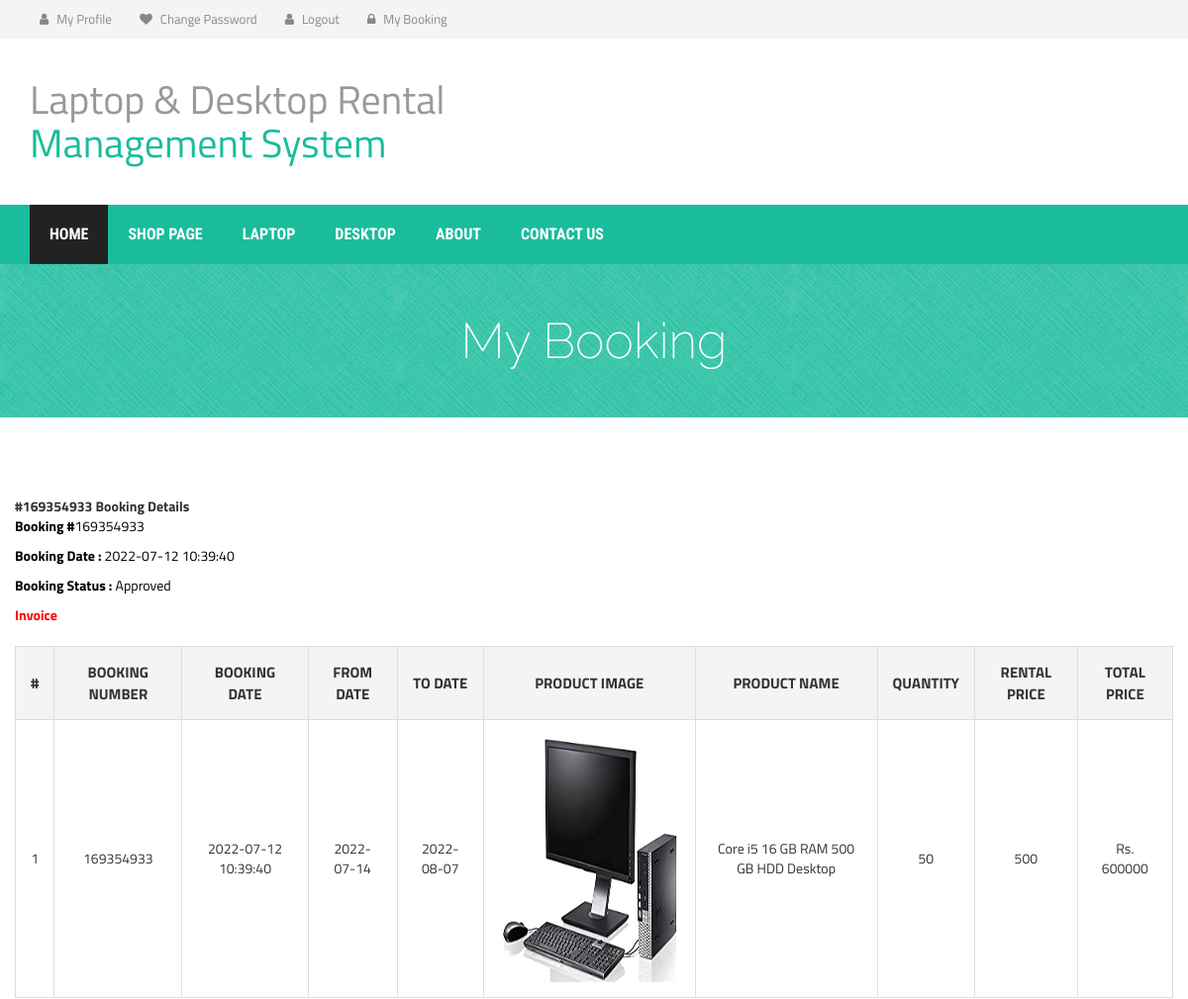
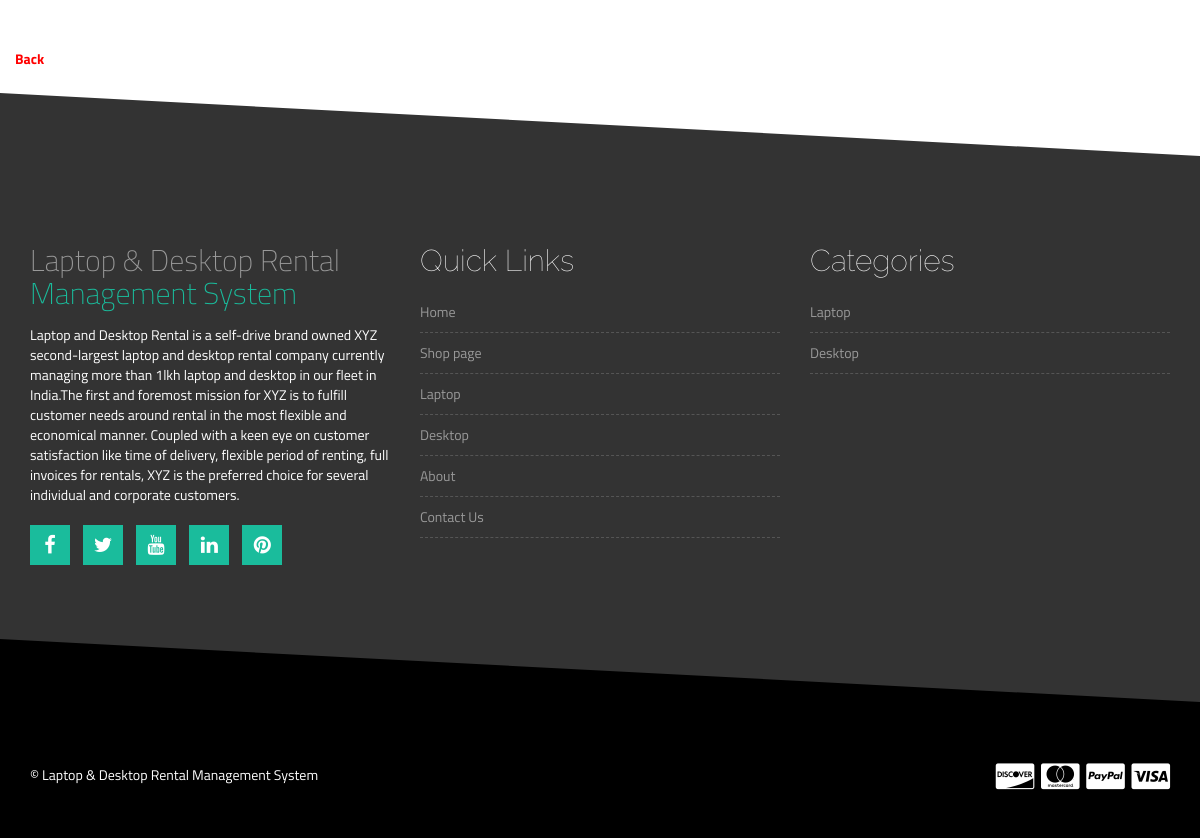
The page /booking-detail.php?bookingid=169354933 (signed in) on the database its author committed (2 pictures, top to bottom).
### tables this page shows
CREATE TABLE `tblbooking` (
  `ID` int(10) NOT NULL,
  `BookingNumber` int(10) DEFAULT NULL,
  `UserID` int(10) DEFAULT NULL,
  `ProductID` int(10) DEFAULT NULL,
  `FromDate` date DEFAULT NULL,
  `ToDate` date DEFAULT NULL,
  `UsedFor` varchar(250) DEFAULT NULL,
  `Quantity` int(10) DEFAULT NULL,
  `DeliveryAddress` mediumtext DEFAULT NULL,
  `AddressProof` varchar(250) DEFAULT NULL,
  `DateofBooking` timestamp NULL DEFAULT current_timestamp(),
  `TotalCost` decimal(10,0) DEFAULT NULL,
  `Remark` varchar(250) DEFAULT NULL,
  `Status` varchar(250) DEFAULT NULL,
  `RemarkDate` timestamp NULL DEFAULT NULL ON UPDATE current_timestamp()
);

CREATE TABLE `tblproduct` (
  `ID` int(5) NOT NULL,
  `Type` varchar(50) DEFAULT NULL,
  `BrandID` int(5) DEFAULT NULL,
  `ProductName` varchar(250) DEFAULT NULL,
  `Processor` varchar(250) DEFAULT NULL,
  `Screen` varchar(200) DEFAULT NULL,
  `RAM` varchar(100) DEFAULT NULL,
  `Storage` varchar(250) DEFAULT NULL,
  `Charges` varchar(250) DEFAULT NULL,
  `RentalPrice` decimal(10,0) DEFAULT NULL,
  `ProductModel` varchar(250) DEFAULT NULL,
  `ProductDescription` mediumtext DEFAULT NULL,
  `Image` varchar(250) DEFAULT NULL,
  `Image1` varchar(250) DEFAULT NULL,
  `Image2` varchar(250) DEFAULT NULL,
  `Image3` varchar(250) DEFAULT NULL,
  `Image4` varchar(250) DEFAULT NULL,
  `Image5` varchar(250) DEFAULT NULL,
  `CreationDate` timestamp NULL DEFAULT current_timestamp()
);

CREATE TABLE `tblpage` (
  `ID` int(10) NOT NULL,
  `PageType` varchar(200) DEFAULT NULL,
  `PageTitle` mediumtext DEFAULT NULL,
  `PageDescription` mediumtext DEFAULT NULL,
  `Email` varchar(200) DEFAULT NULL,
  `MobileNumber` bigint(10) DEFAULT NULL,
  `UpdationDate` timestamp NOT NULL DEFAULT current_timestamp() ON UPDATE current_timestamp()
);

### booking-detail.php (the view, shortened to what this page needs)
<?php
include('includes/dbconnection.php');
if (strlen($_SESSION['ldrmsuid']==0)) {
  header('location:logout.php');
  } else{
 ?>
<!DOCTYPE html>
<html lang="en">
  <head>
    <link rel="stylesheet" href="http://maxcdn.bootstrapcdn.com/bootstrap/3.2.0/css/bootstrap.min.css">
    <link rel="stylesheet" href="http://maxcdn.bootstrapcdn.com/font-awesome/4.3.0/css/font-awesome.min.css">
    <link rel="stylesheet" href="css/owl.carousel.css">
    <link rel="stylesheet" href="style.css">
    <link rel="stylesheet" href="css/responsive.css">
  </head>
  <body>
    <?php include_once('includes/header.php');?>
    <div class="product-big-title-area">
        <div class="container">
            <div class="row">
                <div class="col-md-12">
                    <div class="product-bit-title text-center">
                        <h2>My Booking</h2>
                    </div>
                </div>
            </div>
        </div>
    </div>
    <div class="single-product-area">
        <div class="zigzag-bottom"></div>
        <div class="container">
            <div class="row">
                <b>#<?php echo $bid=$_GET['bookingid'];?> Booking Details</b>
                             <div class="row">
 <div class="col-lg-12">
<?php
$userid= $_SESSION['ldrmsuid'];
$ret=mysqli_query($con,"select DateofBooking,Status from tblbooking where UserID='$userid' and BookingNumber='$bid'");
while($result=mysqli_fetch_array($ret)) {
?>
<p style="color:#000"><b>Booking #</b><?php echo $bid?></p>
<p style="color:#000"><b>Booking Date : </b><?php echo $od=$result['DateofBooking'];?></p>
<p style="color:#000"><b>Booking Status :</b> <?php if($result['Status']==""){
    echo "Not Response Yet";
} else {
echo $result['Status'];
}?> &nbsp;
</p>
<?php } ?>
<p>
 <a href="javascript:void(0);" onClick="popUpWindow('invoice.php?invid=<?php echo $bid;?>');" title="Booking Invoice" style="color:#000">  <strong style="color:red">Invoice</strong></a></p>
 </div>
 </div>
                <div class="row" style="margin-top:1%">
 <div class="col-lg-12">
        <?php
 $query=mysqli_query($con,"select tblbooking.ID as bid,DATEDIFF(tblbooking.ToDate,tblbooking.FromDate) as ddf,tblbooking.UserID,tblbooking.ProductID,tblbooking.BookingNumber,tblbooking.FromDate,tblbooking.ToDate,tblbooking.UsedFor,tblbooking.Quantity,tblbooking.DeliveryAddress,tblbooking.AddressProof,tblbooking.DateofBooking,tblbooking.Status,tblbooking.TotalCost,tblbooking.Remark,tblbooking.RemarkDate,tbluser.FirstName,tbluser.LastName,tbluser.Email,tbluser.MobileNumber,tblproduct.ProductName,tblproduct.Type,tblproduct.BrandID,tblproduct.Processor,tblproduct.Screen,tblproduct.RAM,tblproduct.Storage,tblproduct.Image,tblproduct.Charges,tblproduct.RentalPrice,tblproduct.ProductModel,tblproduct.ProductDescription from  tblbooking join  tbluser on tbluser.ID=tblbooking.UserID join tblproduct on tblproduct.ID=tblbooking.ProductID where tblbooking.UserID='$userid' and tblbooking.BookingNumber='$bid'");
$num=mysqli_num_rows($query);
if($num>0){
    $cnt=1;
?>
<table cellspacing="0" class="shop_table cart">
    <tr>
<th>#</th>
<th>Booking Number</th>
<th>Booking Date</th>
<th>From  Date</th>
<th>To Date</th>
<th>Product Image</th>
<th>Product Name</th>
<th>Quantity</th>
<th>Rental Price</th>
<th>Total Price</th>
</tr>
<?php
while ($row=mysqli_fetch_array($query)) {
    ?>
<tr>
<td><?php echo $cnt;?></td>
<td><?php echo $row['BookingNumber'];?></td>
<td><?php echo $row['DateofBooking'];?></td>
<td><?php echo $row['FromDate'];?></td>
<td><?php echo $row['ToDate'];?></td>
<td>
<img class="b-goods-f__img img-scale" src="admin/images/<?php echo $row['Image'];?>" alt="<?php echo $row['Image'];?>" width='300' height='250'></td>
<td><?php echo $row['ProductName'];?></td>
<td><?php echo $qty=$row['Quantity'];?></td>
<td><?php echo $rpice=$row['RentalPrice'];?>  </td>
<td>Rs. <?php
$d1=$row['ddf'];;
 echo $total=$d1*$rpice*$qty;?></td>
 <?php
$cnt=$cnt+1;
                    }
 ?>
</tr>
<?php } ?>
</table>
<p>
    <p style="color:red">
        <a href="my-booking.php" title="Back" style="color:red"><strong style="color:red">Back</strong> </a>
    </p>
                </div>
            </div>
            </div>
        </div>
    </div>
    <?php include_once('includes/footer.php');?>
  </body>
</html><?php }  ?>

### includes/footer.php
<div class="footer-top-area">
        <div class="zigzag-bottom"></div>
        <div class="container">
            <div class="row">
                <div class="col-md-4 col-sm-6">
                    <div class="footer-about-us">
                        <h2>Laptop & Desktop Rental<span>  Management System</span></h2>
                        <?php
 $query=mysqli_query($con,"select * from  tblpage where PageType='aboutus'");
 while ($row=mysqli_fetch_array($query)) {
 ?>
                        <p style="color:#fff !important"><?php  echo $row['PageDescription'];?></p><?php } ?>
                        <div class="footer-social">
                            <a href="#" target="_blank"><i class="fa fa-facebook"></i></a>
                            <a href="#" target="_blank"><i class="fa fa-twitter"></i></a>
                            <a href="#" target="_blank"><i class="fa fa-youtube"></i></a>
                            <a href="#" target="_blank"><i class="fa fa-linkedin"></i></a>
                            <a href="#" target="_blank"><i class="fa fa-pinterest"></i></a>
                        </div>
                    </div>
                </div>
                <div class="col-md-4 col-sm-6">
                    <div class="footer-menu">
                        <h2 class="footer-wid-title">Quick Links </h2>
                        <ul>
                           <li class="active"><a href="index.php">Home</a></li>
                        <li><a href="shop.php">Shop page</a></li>
                        <li><a href="laptop.php">Laptop</a></li>
                        <li><a href="desktop.php">Desktop</a></li>
                        <li><a href="aboutus.php">About</a></li>
                        <li><a href="contactus.php">Contact Us</a></li>
                        </ul>
                    </div>
                </div>
                <div class="col-md-4 col-sm-6">
                    <div class="footer-menu">
                        <h2 class="footer-wid-title">Categories</h2>
                        <ul>
                            <li><a href="laptop.php">Laptop</a></li>
                            <li><a href="desktop.php">Desktop</a></li>
                        </ul>
                    </div>
                </div>
            </div>
        </div>
    </div>
    <div class="footer-bottom-area">
        <div class="container">
            <div class="row">
                <div class="col-md-8">
                    <div class="copyright">
                        <p>&copy; Laptop & Desktop Rental Management System</p>
                    </div>
                </div>
                <div class="col-md-4">
                    <div class="footer-card-icon">
                        <i class="fa fa-cc-discover"></i>
                        <i class="fa fa-cc-mastercard"></i>
                        <i class="fa fa-cc-paypal"></i>
                        <i class="fa fa-cc-visa"></i>
                    </div>
                </div>
            </div>
        </div>
    </div>

### style.css (style rules this page uses)
img { max-width: 100%; }
h1, h2, h3, h4, h5, h6 { font-weight: 700; margin: 0 0 15px; }
body { font-family: "Titillium Web", sans-serif; }
.slider-area, .promo-area, .brands-area, .maincontent-area, .footer-top-area, .product-widget-area, .product-breadcroumb-area, .single-product-area { position: relative; overflow: hidden; }
.zigzag-bottom { background: none repeat scroll 0 0 #1abc9c; bottom: -80px; height: 165px; left: -5%; position: absolute; transform: rotate(3deg); width: 108%; z-index: 9; }
.footer-top-area .zigzag-bottom { background: #000; }
.footer-top-area { background: none repeat scroll 0 0 #333; color: #999; padding: 35px 0 180px; }
.footer-bottom-area { background: #000; color: #fff; }
.footer-about-us span { color: #1abc9c; }
.footer-wid-title { font-family: raleway; font-size: 30px; font-weight: 100; color: #fff; }
.footer-about-us h2 { font-weight: 200; }
.footer-menu ul { list-style: outside none none; margin: 0; padding: 0; }
.footer-menu ul li { border-bottom: 1px dashed #555; padding: 5px 0; }
.footer-menu a { display: block; padding: 5px 0; color: #999; }
.footer-social a { background: none repeat scroll 0 0 #1abc9c; color: #fff; display: inline-block; font-size: 20px; height: 40px; margin-bottom: 10px; margin-right: 10px; padding-top: 5px; text-align: center; width: 40px; border: 1px solid #1abc9c; }
.footer-social { margin-top: 20px; }
a { color: #1abc9c; }
.footer-bottom-area { background: none repeat scroll 0 0 #000; color: #fff; padding-bottom: 40px; }
.footer-card-icon { font-size: 30px; text-align: right; }
.copyright > p { margin: 10px 0 0; }
.product-big-title-area { background: url(img/crossword.png) repeat scroll 0 0 #1abc9c; }
.product-bit-title h2 { font-family: raleway; font-size: 50px; font-weight: 200; margin: 0; padding: 50px 0; color: #fff; }
.single-product-area .zigzag-bottom { background-color: #333333; }
.single-product-area { padding: 80px 0 130px; }
table.shop_table { border-bottom: 1px solid #ddd; border-right: 1px solid #ddd; margin-bottom: 50px; width: 100%; }
table.shop_table th, table.shop_table td { border-left: 1px solid #ddd; border-top: 1px solid #ddd; padding: 15px; text-align: center; }
table.shop_table th { background: none repeat scroll 0 0 #f4f4f4; font-size: 15px; text-transform: uppercase; }

### rows shown on the page
tblbooking: DateofBooking "2022-07-12 10:39:40", Status "Approved", BookingNumber "169354933", FromDate "2022-07-14", ToDate "2022-08-07", ProductID.Image (picture), ProductID.ProductName "Core i5 16 GB RAM 500 GB HDD Desktop", Quantity "50", ProductID.RentalPrice "500", qty "600000"
tblpage: PageDescription "Laptop and Desktop Rental is a self-drive brand owned XYZ second-largest laptop and desktop rental company currently managing more than 1lkh laptop and desktop in our fleet in India.The first and foremost mission for XYZ is to fulfill customer needs around rental in the most flexible and economical manner. Coupled with a keen eye on customer satisfaction like time of delivery, flexible period of renting, full invoices for rentals, XYZ is the preferred choice for several individual and corporate customers."

### other values the page prints
$bid=$_GET['bookingid'] "169354933"
